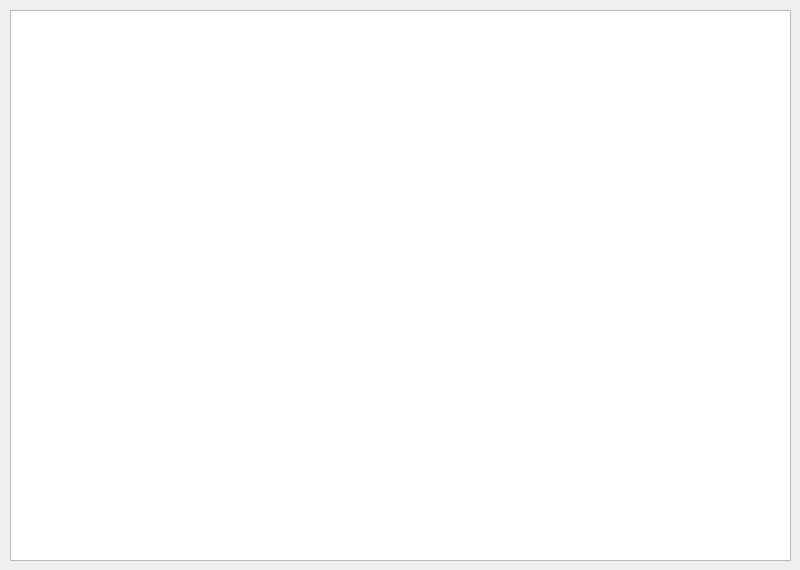
<?xml version="1.0" encoding="UTF-8"?>
<ui version="4.0">
 <class>MainWindow</class>
 <widget class="QMainWindow" name="MainWindow">
  <property name="geometry">
   <rect>
    <x>0</x>
    <y>0</y>
    <width>800</width>
    <height>570</height>
   </rect>
  </property>
  <property name="windowTitle">
   <string>MainWindow</string>
  </property>
  <widget class="QWidget" name="centralwidget">
   <widget class="QTableWidget" name="tableWidget">
    <property name="geometry">
     <rect>
      <x>10</x>
      <y>10</y>
      <width>781</width>
      <height>551</height>
     </rect>
    </property>
   </widget>
  </widget>
 </widget>
 <resources/>
 <connections/>
</ui>
